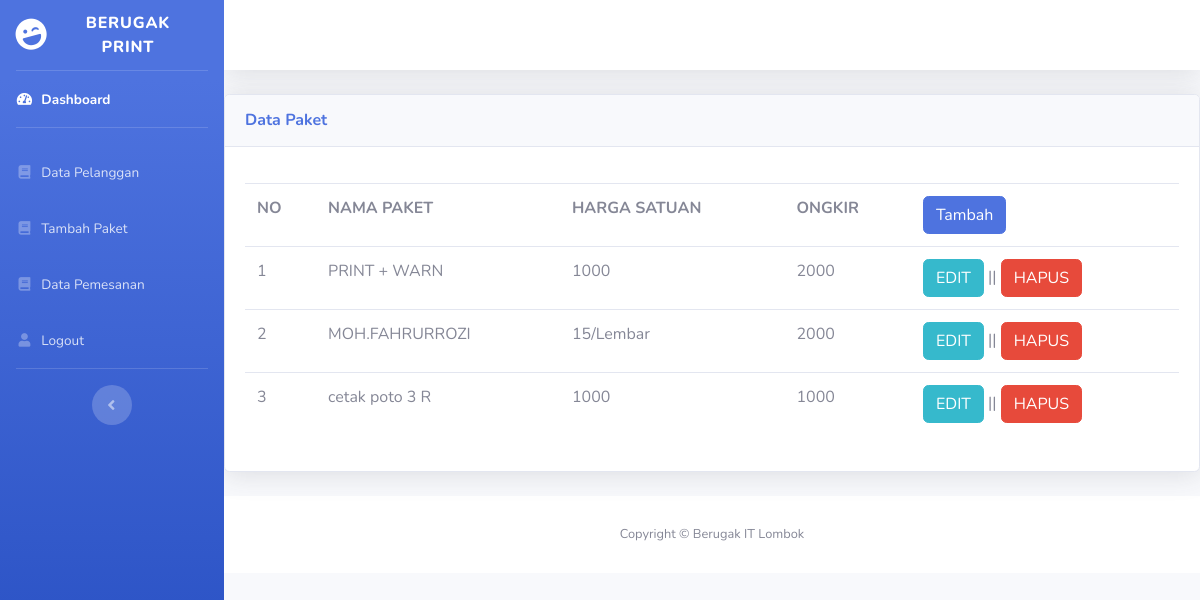
The page /admin/paket_harga.php on the database its author committed.
### tables this page shows
CREATE TABLE `tb_paket` (
  `id_paket` int(11) NOT NULL,
  `nama_paket` varchar(100) NOT NULL,
  `harga_satuan` varchar(20) NOT NULL,
  `ongkir` varchar(20) NOT NULL
);

### admin/paket_harga.php (the view, shortened to what this page needs)
  <!DOCTYPE html>
<html lang="en">
<head>
  <link href="../vendor/fontawesome-free/css/all.min.css" rel="stylesheet" type="text/css">
  <link href="../css/sb-admin-2.min.css" rel="stylesheet">
</head>
<body id="page-top">
  <div id="wrapper">
    <ul class="navbar-nav bg-gradient-primary sidebar sidebar-dark accordion" id="accordionSidebar">
      <a class="sidebar-brand d-flex align-items-center justify-content-center" href="#">
        <div class="sidebar-brand-icon rotate-n-15">
          <i class="fas fa-laugh-wink"></i>
        </div>
        <div class="sidebar-brand-text mx-3">Berugak Print</div>
      </a>
      <hr class="sidebar-divider my-0">
      <li class="nav-item active">
        <a class="nav-link" href="#">
          <i class="fas fa-fw fa-tachometer-alt"></i>
          <span>Dashboard</span></a>
      </li>
      <hr class="sidebar-divider">
      <li class="nav-item">
        <a class="nav-link" href="data_pelanggan.php">
          <i class="fas fa-fw fa-book"></i>
          <span>Data Pelanggan</span></a>
      </li>
      <li class="nav-item">
        <a class="nav-link" href="paket_harga.php">
          <i class="fas fa-fw fa-book"></i>
          <span>Tambah Paket</span></a>
      </li>
      <li class="nav-item">
        <a class="nav-link" href="data_pesanan.php">
          <i class="fas fa-fw fa-book"></i>
          <span>Data Pemesanan</span></a>
      </li>
      <li class="nav-item">
        <a class="nav-link" href="logout.php">
          <i class="fas fa-fw fa-user"></i>
          <span>Logout</span></a>
      </li>
      <hr class="sidebar-divider d-none d-md-block">
      <div class="text-center d-none d-md-inline">
        <button class="rounded-circle border-0" id="sidebarToggle"></button>
      </div>
    </ul>
    <div id="content-wrapper" class="d-flex flex-column">
      <div id="content">
        <nav class="navbar navbar-expand navbar-light bg-white topbar mb-4 static-top shadow">
</nav>
<div class="card shadow mb-4">
            <div class="card-header py-3">
              <h6 class="m-0 font-weight-bold text-primary">Data Paket</h6>
            </div>
            <div class="card-body">
              <div class="table-responsive">
                <table class="table table-bordered" id="dataTable" width="100%" cellspacing="0">
<thead>
<table class="table table-hover">
        <div>
            <th>NO</th>
            <th>NAMA PAKET</th>
            <TH>HARGA SATUAN</TH>
            <TH>ONGKIR</TH>
            <TH><a href="tambah.paket.php" class="btn btn-primary">Tambah</a></TH>
        </div>
        <?php
    include '../config.php';
    $no = 1;
    $data = mysqli_query($koneksi,"select * from tb_paket");
    while($d = mysqli_fetch_array($data)){
    ?>
    <tr>
    <td><?php echo $no++; ?></td>
    <td><?php echo $d['nama_paket']; ?></td>
    <td><?php echo $d['harga_satuan']; ?></td>
    <td><?php echo $d['ongkir']; ?></td>
    <td>
    <a href="aksi/edit_paket.php?id_paket=<?php echo $d['id_paket']; ?>" class="btn btn-info">EDIT</a> ||
    <a href="aksi/hapus_paket.php?id_paket=<?php echo $d['id_paket']; ?>" class="btn btn-danger ">HAPUS</a>
    </td>
    </tr>
    <?php
    }
    ?>
    </thead>
        </table>
</div>
  </div>
</div>
      <footer class="sticky-footer bg-white">
        <div class="container my-auto">
          <div class="copyright text-center my-auto">
            <span>Copyright &copy; Berugak IT Lombok</span>
          </div>
        </div>
      </footer>
    </div>
  </div>
</body>
</html>

### rows shown on the page
tb_paket: nama_paket "PRINT + WARN", harga_satuan "1000", ongkir "2000"
tb_paket: nama_paket "MOH.FAHRURROZI", harga_satuan "15/Lembar", ongkir "2000"
tb_paket: nama_paket "cetak poto 3 R", harga_satuan "1000", ongkir "1000"
